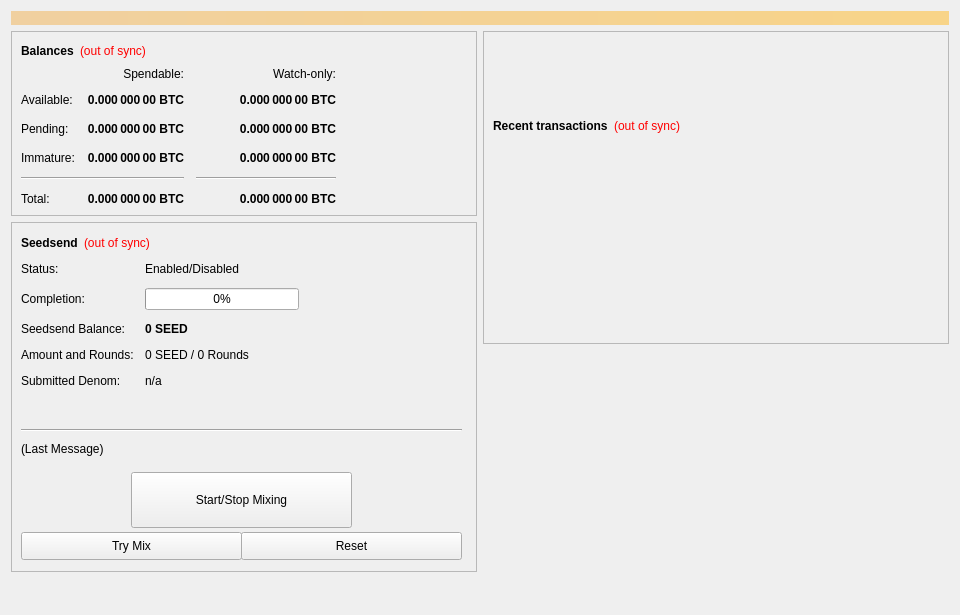
<?xml version="1.0" encoding="UTF-8"?>
<ui version="4.0">
 <class>SmartTokenConfig</class>
 <widget class="QWidget" name="SmartTokenConfig">
  <property name="geometry">
   <rect>
    <x>0</x>
    <y>0</y>
    <width>960</width>
    <height>615</height>
   </rect>
  </property>
  <property name="minimumSize">
   <size>
    <width>960</width>
    <height>0</height>
   </size>
  </property>
  <property name="windowTitle">
   <string>Form</string>
  </property>
  <layout class="QVBoxLayout" name="topLayout">
   <item>
    <widget class="QLabel" name="labelAlerts">
     <property name="visible">
      <bool>false</bool>
     </property>
     <property name="styleSheet">
      <string notr="true">background-color: qlineargradient(x1: 0, y1: 0, x2: 1, y2: 0, stop:0 #F0D0A0, stop:1 #F8D488); color:#000000;</string>
     </property>
     <property name="wordWrap">
      <bool>true</bool>
     </property>
     <property name="margin">
      <number>3</number>
     </property>
    </widget>
   </item>
   <item>
    <layout class="QHBoxLayout" name="horizontalLayout" stretch="1,1">
     <item>
      <layout class="QVBoxLayout" name="verticalLayout_2">
       <item>
        <widget class="QFrame" name="frame">
         <property name="frameShape">
          <enum>QFrame::StyledPanel</enum>
         </property>
         <property name="frameShadow">
          <enum>QFrame::Raised</enum>
         </property>
         <layout class="QVBoxLayout" name="verticalLayout_4">
          <item>
           <layout class="QHBoxLayout" name="horizontalLayout_4">
            <item>
             <widget class="QLabel" name="label_5">
              <property name="font">
               <font>
                <weight>75</weight>
                <bold>true</bold>
               </font>
              </property>
              <property name="text">
               <string>Balances</string>
              </property>
             </widget>
            </item>
            <item>
             <widget class="QLabel" name="labelWalletStatus">
              <property name="cursor">
               <cursorShape>WhatsThisCursor</cursorShape>
              </property>
              <property name="toolTip">
               <string>The displayed information may be out of date. Your wallet automatically synchronizes with the SEED network after a connection is established, but this process has not completed yet.</string>
              </property>
              <property name="styleSheet">
               <string notr="true">QLabel { color: red; }</string>
              </property>
              <property name="text">
               <string notr="true">(out of sync)</string>
              </property>
              <property name="alignment">
               <set>Qt::AlignLeading|Qt::AlignLeft|Qt::AlignVCenter</set>
              </property>
             </widget>
            </item>
            <item>
             <spacer name="horizontalSpacer_3">
              <property name="orientation">
               <enum>Qt::Horizontal</enum>
              </property>
              <property name="sizeHint" stdset="0">
               <size>
                <width>40</width>
                <height>20</height>
               </size>
              </property>
             </spacer>
            </item>
           </layout>
          </item>
          <item>
           <layout class="QGridLayout" name="gridLayout">
            <property name="spacing">
             <number>12</number>
            </property>
            <item row="2" column="2">
             <widget class="QLabel" name="labelWatchPending">
              <property name="font">
               <font>
                <weight>75</weight>
                <bold>true</bold>
               </font>
              </property>
              <property name="cursor">
               <cursorShape>IBeamCursor</cursorShape>
              </property>
              <property name="toolTip">
               <string>Unconfirmed transactions to watch-only addresses</string>
              </property>
              <property name="text">
               <string notr="true">0.000 000 00 BTC</string>
              </property>
              <property name="alignment">
               <set>Qt::AlignRight|Qt::AlignTrailing|Qt::AlignVCenter</set>
              </property>
              <property name="textInteractionFlags">
               <set>Qt::LinksAccessibleByMouse|Qt::TextSelectableByKeyboard|Qt::TextSelectableByMouse</set>
              </property>
             </widget>
            </item>
            <item row="2" column="1">
             <widget class="QLabel" name="labelUnconfirmed">
              <property name="font">
               <font>
                <weight>75</weight>
                <bold>true</bold>
               </font>
              </property>
              <property name="cursor">
               <cursorShape>IBeamCursor</cursorShape>
              </property>
              <property name="toolTip">
               <string>Total of transactions that have yet to be confirmed, and do not yet count toward the spendable balance</string>
              </property>
              <property name="text">
               <string notr="true">0.000 000 00 BTC</string>
              </property>
              <property name="alignment">
               <set>Qt::AlignRight|Qt::AlignTrailing|Qt::AlignVCenter</set>
              </property>
              <property name="textInteractionFlags">
               <set>Qt::LinksAccessibleByMouse|Qt::TextSelectableByKeyboard|Qt::TextSelectableByMouse</set>
              </property>
             </widget>
            </item>
            <item row="3" column="2">
             <widget class="QLabel" name="labelWatchImmature">
              <property name="font">
               <font>
                <weight>75</weight>
                <bold>true</bold>
               </font>
              </property>
              <property name="cursor">
               <cursorShape>IBeamCursor</cursorShape>
              </property>
              <property name="toolTip">
               <string>Staked or masternode rewards in watch-only addresses that has not yet matured</string>
              </property>
              <property name="text">
               <string notr="true">0.000 000 00 BTC</string>
              </property>
              <property name="alignment">
               <set>Qt::AlignRight|Qt::AlignTrailing|Qt::AlignVCenter</set>
              </property>
              <property name="textInteractionFlags">
               <set>Qt::LinksAccessibleByMouse|Qt::TextSelectableByKeyboard|Qt::TextSelectableByMouse</set>
              </property>
             </widget>
            </item>
            <item row="4" column="0" colspan="2">
             <widget class="Line" name="lineSpendableBalance">
              <property name="orientation">
               <enum>Qt::Horizontal</enum>
              </property>
             </widget>
            </item>
            <item row="4" column="2">
             <widget class="Line" name="lineWatchBalance">
              <property name="sizePolicy">
               <sizepolicy hsizetype="Preferred" vsizetype="Fixed">
                <horstretch>0</horstretch>
                <verstretch>0</verstretch>
               </sizepolicy>
              </property>
              <property name="minimumSize">
               <size>
                <width>140</width>
                <height>0</height>
               </size>
              </property>
              <property name="orientation">
               <enum>Qt::Horizontal</enum>
              </property>
             </widget>
            </item>
            <item row="5" column="0">
             <widget class="QLabel" name="labelTotalText">
              <property name="text">
               <string>Total:</string>
              </property>
             </widget>
            </item>
            <item row="3" column="1">
             <widget class="QLabel" name="labelImmature">
              <property name="font">
               <font>
                <weight>75</weight>
                <bold>true</bold>
               </font>
              </property>
              <property name="cursor">
               <cursorShape>IBeamCursor</cursorShape>
              </property>
              <property name="toolTip">
               <string>Staked or masternode rewards that has not yet matured</string>
              </property>
              <property name="text">
               <string notr="true">0.000 000 00 BTC</string>
              </property>
              <property name="alignment">
               <set>Qt::AlignRight|Qt::AlignTrailing|Qt::AlignVCenter</set>
              </property>
              <property name="textInteractionFlags">
               <set>Qt::LinksAccessibleByMouse|Qt::TextSelectableByKeyboard|Qt::TextSelectableByMouse</set>
              </property>
             </widget>
            </item>
            <item row="2" column="3">
             <spacer name="horizontalSpacer_2">
              <property name="orientation">
               <enum>Qt::Horizontal</enum>
              </property>
              <property name="sizeHint" stdset="0">
               <size>
                <width>40</width>
                <height>20</height>
               </size>
              </property>
             </spacer>
            </item>
            <item row="3" column="0">
             <widget class="QLabel" name="labelImmatureText">
              <property name="text">
               <string>Immature:</string>
              </property>
             </widget>
            </item>
            <item row="5" column="1">
             <widget class="QLabel" name="labelTotal">
              <property name="font">
               <font>
                <weight>75</weight>
                <bold>true</bold>
               </font>
              </property>
              <property name="cursor">
               <cursorShape>IBeamCursor</cursorShape>
              </property>
              <property name="toolTip">
               <string>Your current total balance</string>
              </property>
              <property name="text">
               <string notr="true">0.000 000 00 BTC</string>
              </property>
              <property name="alignment">
               <set>Qt::AlignRight|Qt::AlignTrailing|Qt::AlignVCenter</set>
              </property>
              <property name="textInteractionFlags">
               <set>Qt::LinksAccessibleByMouse|Qt::TextSelectableByKeyboard|Qt::TextSelectableByMouse</set>
              </property>
             </widget>
            </item>
            <item row="5" column="2">
             <widget class="QLabel" name="labelWatchTotal">
              <property name="font">
               <font>
                <weight>75</weight>
                <bold>true</bold>
               </font>
              </property>
              <property name="cursor">
               <cursorShape>IBeamCursor</cursorShape>
              </property>
              <property name="toolTip">
               <string>Current total balance in watch-only addresses</string>
              </property>
              <property name="text">
               <string notr="true">0.000 000 00 BTC</string>
              </property>
              <property name="alignment">
               <set>Qt::AlignRight|Qt::AlignTrailing|Qt::AlignVCenter</set>
              </property>
              <property name="textInteractionFlags">
               <set>Qt::LinksAccessibleByMouse|Qt::TextSelectableByKeyboard|Qt::TextSelectableByMouse</set>
              </property>
             </widget>
            </item>
            <item row="0" column="2">
             <widget class="QLabel" name="labelWatchonly">
              <property name="text">
               <string>Watch-only:</string>
              </property>
              <property name="alignment">
               <set>Qt::AlignRight|Qt::AlignTrailing|Qt::AlignVCenter</set>
              </property>
             </widget>
            </item>
            <item row="1" column="0">
             <widget class="QLabel" name="labelBalanceText">
              <property name="text">
               <string>Available:</string>
              </property>
             </widget>
            </item>
            <item row="1" column="1">
             <widget class="QLabel" name="labelBalance">
              <property name="font">
               <font>
                <weight>75</weight>
                <bold>true</bold>
               </font>
              </property>
              <property name="cursor">
               <cursorShape>IBeamCursor</cursorShape>
              </property>
              <property name="toolTip">
               <string>Your current spendable balance</string>
              </property>
              <property name="text">
               <string notr="true">0.000 000 00 BTC</string>
              </property>
              <property name="alignment">
               <set>Qt::AlignRight|Qt::AlignTrailing|Qt::AlignVCenter</set>
              </property>
              <property name="textInteractionFlags">
               <set>Qt::LinksAccessibleByMouse|Qt::TextSelectableByKeyboard|Qt::TextSelectableByMouse</set>
              </property>
             </widget>
            </item>
            <item row="1" column="2">
             <widget class="QLabel" name="labelWatchAvailable">
              <property name="font">
               <font>
                <weight>75</weight>
                <bold>true</bold>
               </font>
              </property>
              <property name="cursor">
               <cursorShape>IBeamCursor</cursorShape>
              </property>
              <property name="toolTip">
               <string>Your current balance in watch-only addresses</string>
              </property>
              <property name="text">
               <string notr="true">0.000 000 00 BTC</string>
              </property>
              <property name="alignment">
               <set>Qt::AlignRight|Qt::AlignTrailing|Qt::AlignVCenter</set>
              </property>
              <property name="textInteractionFlags">
               <set>Qt::LinksAccessibleByMouse|Qt::TextSelectableByKeyboard|Qt::TextSelectableByMouse</set>
              </property>
             </widget>
            </item>
            <item row="2" column="0">
             <widget class="QLabel" name="labelPendingText">
              <property name="text">
               <string>Pending:</string>
              </property>
             </widget>
            </item>
            <item row="0" column="1">
             <widget class="QLabel" name="labelSpendable">
              <property name="text">
               <string>Spendable:</string>
              </property>
              <property name="alignment">
               <set>Qt::AlignRight|Qt::AlignTrailing|Qt::AlignVCenter</set>
              </property>
             </widget>
            </item>
           </layout>
          </item>
         </layout>
        </widget>
       </item>
       <item>
        <widget class="QFrame" name="frameObfuscation">
         <property name="minimumSize">
          <size>
           <width>0</width>
           <height>350</height>
          </size>
         </property>
         <property name="layoutDirection">
          <enum>Qt::LeftToRight</enum>
         </property>
         <property name="frameShape">
          <enum>QFrame::StyledPanel</enum>
         </property>
         <property name="frameShadow">
          <enum>QFrame::Raised</enum>
         </property>
         <widget class="QWidget" name="formLayoutWidget">
          <property name="geometry">
           <rect>
            <x>10</x>
            <y>40</y>
            <width>451</width>
            <height>161</height>
           </rect>
          </property>
          <layout class="QFormLayout" name="formLayout">
           <property name="fieldGrowthPolicy">
            <enum>QFormLayout::AllNonFixedFieldsGrow</enum>
           </property>
           <property name="horizontalSpacing">
            <number>11</number>
           </property>
           <property name="verticalSpacing">
            <number>12</number>
           </property>
           <item row="0" column="0">
            <widget class="QLabel" name="label_6">
             <property name="text">
              <string>Status:</string>
             </property>
            </widget>
           </item>
           <item row="1" column="0">
            <widget class="QLabel" name="label_7">
             <property name="text">
              <string>Completion:</string>
             </property>
            </widget>
           </item>
           <item row="1" column="1">
            <widget class="QProgressBar" name="obfuscationProgress">
             <property name="maximumSize">
              <size>
               <width>154</width>
               <height>16777215</height>
              </size>
             </property>
             <property name="value">
              <number>0</number>
             </property>
            </widget>
           </item>
           <item row="2" column="0">
            <widget class="QLabel" name="labelAnonymizedText">
             <property name="text">
              <string>Seedsend Balance:</string>
             </property>
            </widget>
           </item>
           <item row="2" column="1">
            <widget class="QLabel" name="labelAnonymized">
             <property name="font">
              <font>
               <weight>75</weight>
               <bold>true</bold>
              </font>
             </property>
             <property name="text">
              <string notr="true">0 SEED</string>
             </property>
            </widget>
           </item>
           <item row="3" column="0">
            <widget class="QLabel" name="label_8">
             <property name="text">
              <string>Amount and Rounds:</string>
             </property>
            </widget>
           </item>
           <item row="3" column="1">
            <widget class="QLabel" name="labelAmountRounds">
             <property name="text">
              <string>0 SEED / 0 Rounds</string>
             </property>
            </widget>
           </item>
           <item row="4" column="0">
            <widget class="QLabel" name="label_9">
             <property name="text">
              <string>Submitted Denom:</string>
             </property>
            </widget>
           </item>
           <item row="4" column="1">
            <widget class="QLabel" name="labelSubmittedDenom">
             <property name="toolTip">
              <string>The denominations you submitted to the Masternode.&lt;br&gt;To mix, other users must submit the exact same denominations.</string>
             </property>
             <property name="text">
              <string>n/a</string>
             </property>
            </widget>
           </item>
           <item row="0" column="1">
            <widget class="QLabel" name="SeedsendEnabled">
             <property name="text">
              <string>Enabled/Disabled</string>
             </property>
            </widget>
           </item>
          </layout>
         </widget>
         <widget class="QPushButton" name="runAutoDenom">
          <property name="geometry">
           <rect>
            <x>251</x>
            <y>17</y>
            <width>1</width>
            <height>1</height>
           </rect>
          </property>
          <property name="palette">
           <palette>
            <active>
             <colorrole role="WindowText">
              <brush brushstyle="SolidPattern">
               <color alpha="255">
                <red>0</red>
                <green>0</green>
                <blue>0</blue>
               </color>
              </brush>
             </colorrole>
             <colorrole role="Button">
              <brush brushstyle="SolidPattern">
               <color alpha="255">
                <red>239</red>
                <green>238</green>
                <blue>238</blue>
               </color>
              </brush>
             </colorrole>
             <colorrole role="Light">
              <brush brushstyle="SolidPattern">
               <color alpha="255">
                <red>255</red>
                <green>255</green>
                <blue>255</blue>
               </color>
              </brush>
             </colorrole>
             <colorrole role="Midlight">
              <brush brushstyle="SolidPattern">
               <color alpha="255">
                <red>247</red>
                <green>246</green>
                <blue>246</blue>
               </color>
              </brush>
             </colorrole>
             <colorrole role="Dark">
              <brush brushstyle="SolidPattern">
               <color alpha="255">
                <red>119</red>
                <green>119</green>
                <blue>119</blue>
               </color>
              </brush>
             </colorrole>
             <colorrole role="Mid">
              <brush brushstyle="SolidPattern">
               <color alpha="255">
                <red>159</red>
                <green>159</green>
                <blue>159</blue>
               </color>
              </brush>
             </colorrole>
             <colorrole role="Text">
              <brush brushstyle="SolidPattern">
               <color alpha="255">
                <red>0</red>
                <green>0</green>
                <blue>0</blue>
               </color>
              </brush>
             </colorrole>
             <colorrole role="BrightText">
              <brush brushstyle="SolidPattern">
               <color alpha="255">
                <red>255</red>
                <green>255</green>
                <blue>255</blue>
               </color>
              </brush>
             </colorrole>
             <colorrole role="ButtonText">
              <brush brushstyle="SolidPattern">
               <color alpha="255">
                <red>0</red>
                <green>0</green>
                <blue>0</blue>
               </color>
              </brush>
             </colorrole>
             <colorrole role="Base">
              <brush brushstyle="SolidPattern">
               <color alpha="255">
                <red>255</red>
                <green>255</green>
                <blue>255</blue>
               </color>
              </brush>
             </colorrole>
             <colorrole role="Window">
              <brush brushstyle="SolidPattern">
               <color alpha="255">
                <red>239</red>
                <green>238</green>
                <blue>238</blue>
               </color>
              </brush>
             </colorrole>
             <colorrole role="Shadow">
              <brush brushstyle="SolidPattern">
               <color alpha="255">
                <red>0</red>
                <green>0</green>
                <blue>0</blue>
               </color>
              </brush>
             </colorrole>
             <colorrole role="AlternateBase">
              <brush brushstyle="SolidPattern">
               <color alpha="255">
                <red>247</red>
                <green>246</green>
                <blue>246</blue>
               </color>
              </brush>
             </colorrole>
             <colorrole role="ToolTipBase">
              <brush brushstyle="SolidPattern">
               <color alpha="255">
                <red>255</red>
                <green>255</green>
                <blue>220</blue>
               </color>
              </brush>
             </colorrole>
             <colorrole role="ToolTipText">
              <brush brushstyle="SolidPattern">
               <color alpha="255">
                <red>0</red>
                <green>0</green>
                <blue>0</blue>
               </color>
              </brush>
             </colorrole>
            </active>
            <inactive>
             <colorrole role="WindowText">
              <brush brushstyle="SolidPattern">
               <color alpha="255">
                <red>0</red>
                <green>0</green>
                <blue>0</blue>
               </color>
              </brush>
             </colorrole>
             <colorrole role="Button">
              <brush brushstyle="SolidPattern">
               <color alpha="255">
                <red>239</red>
                <green>238</green>
                <blue>238</blue>
               </color>
              </brush>
             </colorrole>
             <colorrole role="Light">
              <brush brushstyle="SolidPattern">
               <color alpha="255">
                <red>255</red>
                <green>255</green>
                <blue>255</blue>
               </color>
              </brush>
             </colorrole>
             <colorrole role="Midlight">
              <brush brushstyle="SolidPattern">
               <color alpha="255">
                <red>247</red>
                <green>246</green>
                <blue>246</blue>
               </color>
              </brush>
             </colorrole>
             <colorrole role="Dark">
              <brush brushstyle="SolidPattern">
               <color alpha="255">
                <red>119</red>
                <green>119</green>
                <blue>119</blue>
               </color>
              </brush>
             </colorrole>
             <colorrole role="Mid">
              <brush brushstyle="SolidPattern">
               <color alpha="255">
                <red>159</red>
                <green>159</green>
                <blue>159</blue>
               </color>
              </brush>
             </colorrole>
             <colorrole role="Text">
              <brush brushstyle="SolidPattern">
               <color alpha="255">
                <red>0</red>
                <green>0</green>
                <blue>0</blue>
               </color>
              </brush>
             </colorrole>
             <colorrole role="BrightText">
              <brush brushstyle="SolidPattern">
               <color alpha="255">
                <red>255</red>
                <green>255</green>
                <blue>255</blue>
               </color>
              </brush>
             </colorrole>
             <colorrole role="ButtonText">
              <brush brushstyle="SolidPattern">
               <color alpha="255">
                <red>0</red>
                <green>0</green>
                <blue>0</blue>
               </color>
              </brush>
             </colorrole>
             <colorrole role="Base">
              <brush brushstyle="SolidPattern">
               <color alpha="255">
                <red>255</red>
                <green>255</green>
                <blue>255</blue>
               </color>
              </brush>
             </colorrole>
             <colorrole role="Window">
              <brush brushstyle="SolidPattern">
               <color alpha="255">
                <red>239</red>
                <green>238</green>
                <blue>238</blue>
               </color>
              </brush>
             </colorrole>
             <colorrole role="Shadow">
              <brush brushstyle="SolidPattern">
               <color alpha="255">
                <red>0</red>
                <green>0</green>
                <blue>0</blue>
               </color>
              </brush>
             </colorrole>
             <colorrole role="AlternateBase">
              <brush brushstyle="SolidPattern">
               <color alpha="255">
                <red>247</red>
                <green>246</green>
                <blue>246</blue>
               </color>
              </brush>
             </colorrole>
             <colorrole role="ToolTipBase">
              <brush brushstyle="SolidPattern">
               <color alpha="255">
                <red>255</red>
                <green>255</green>
                <blue>220</blue>
               </color>
              </brush>
             </colorrole>
             <colorrole role="ToolTipText">
              <brush brushstyle="SolidPattern">
               <color alpha="255">
                <red>0</red>
                <green>0</green>
                <blue>0</blue>
               </color>
              </brush>
             </colorrole>
            </inactive>
            <disabled>
             <colorrole role="WindowText">
              <brush brushstyle="SolidPattern">
               <color alpha="255">
                <red>119</red>
                <green>119</green>
                <blue>119</blue>
               </color>
              </brush>
             </colorrole>
             <colorrole role="Button">
              <brush brushstyle="SolidPattern">
               <color alpha="255">
                <red>239</red>
                <green>238</green>
                <blue>238</blue>
               </color>
              </brush>
             </colorrole>
             <colorrole role="Light">
              <brush brushstyle="SolidPattern">
               <color alpha="255">
                <red>255</red>
                <green>255</green>
                <blue>255</blue>
               </color>
              </brush>
             </colorrole>
             <colorrole role="Midlight">
              <brush brushstyle="SolidPattern">
               <color alpha="255">
                <red>247</red>
                <green>246</green>
                <blue>246</blue>
               </color>
              </brush>
             </colorrole>
             <colorrole role="Dark">
              <brush brushstyle="SolidPattern">
               <color alpha="255">
                <red>119</red>
                <green>119</green>
                <blue>119</blue>
               </color>
              </brush>
             </colorrole>
             <colorrole role="Mid">
              <brush brushstyle="SolidPattern">
               <color alpha="255">
                <red>159</red>
                <green>159</green>
                <blue>159</blue>
               </color>
              </brush>
             </colorrole>
             <colorrole role="Text">
              <brush brushstyle="SolidPattern">
               <color alpha="255">
                <red>119</red>
                <green>119</green>
                <blue>119</blue>
               </color>
              </brush>
             </colorrole>
             <colorrole role="BrightText">
              <brush brushstyle="SolidPattern">
               <color alpha="255">
                <red>255</red>
                <green>255</green>
                <blue>255</blue>
               </color>
              </brush>
             </colorrole>
             <colorrole role="ButtonText">
              <brush brushstyle="SolidPattern">
               <color alpha="255">
                <red>119</red>
                <green>119</green>
                <blue>119</blue>
               </color>
              </brush>
             </colorrole>
             <colorrole role="Base">
              <brush brushstyle="SolidPattern">
               <color alpha="255">
                <red>239</red>
                <green>238</green>
                <blue>238</blue>
               </color>
              </brush>
             </colorrole>
             <colorrole role="Window">
              <brush brushstyle="SolidPattern">
               <color alpha="255">
                <red>239</red>
                <green>238</green>
                <blue>238</blue>
               </color>
              </brush>
             </colorrole>
             <colorrole role="Shadow">
              <brush brushstyle="SolidPattern">
               <color alpha="255">
                <red>0</red>
                <green>0</green>
                <blue>0</blue>
               </color>
              </brush>
             </colorrole>
             <colorrole role="AlternateBase">
              <brush brushstyle="SolidPattern">
               <color alpha="255">
                <red>239</red>
                <green>238</green>
                <blue>238</blue>
               </color>
              </brush>
             </colorrole>
             <colorrole role="ToolTipBase">
              <brush brushstyle="SolidPattern">
               <color alpha="255">
                <red>255</red>
                <green>255</green>
                <blue>220</blue>
               </color>
              </brush>
             </colorrole>
             <colorrole role="ToolTipText">
              <brush brushstyle="SolidPattern">
               <color alpha="255">
                <red>0</red>
                <green>0</green>
                <blue>0</blue>
               </color>
              </brush>
             </colorrole>
            </disabled>
           </palette>
          </property>
          <property name="focusPolicy">
           <enum>Qt::NoFocus</enum>
          </property>
          <property name="autoFillBackground">
           <bool>true</bool>
          </property>
          <property name="text">
           <string/>
          </property>
          <property name="flat">
           <bool>true</bool>
          </property>
         </widget>
         <widget class="QPushButton" name="toggleObfuscation">
          <property name="geometry">
           <rect>
            <x>120</x>
            <y>250</y>
            <width>221</width>
            <height>56</height>
           </rect>
          </property>
          <property name="sizePolicy">
           <sizepolicy hsizetype="MinimumExpanding" vsizetype="Fixed">
            <horstretch>0</horstretch>
            <verstretch>0</verstretch>
           </sizepolicy>
          </property>
          <property name="text">
           <string>Start/Stop Mixing</string>
          </property>
         </widget>
         <widget class="Line" name="lineLastMessage">
          <property name="geometry">
           <rect>
            <x>10</x>
            <y>200</y>
            <width>441</width>
            <height>16</height>
           </rect>
          </property>
          <property name="orientation">
           <enum>Qt::Horizontal</enum>
          </property>
         </widget>
         <widget class="QLabel" name="SeedsendStatus">
          <property name="geometry">
           <rect>
            <x>10</x>
            <y>220</y>
            <width>451</width>
            <height>61</height>
           </rect>
          </property>
          <property name="minimumSize">
           <size>
            <width>288</width>
            <height>43</height>
           </size>
          </property>
          <property name="text">
           <string>(Last Message)</string>
          </property>
          <property name="alignment">
           <set>Qt::AlignLeading|Qt::AlignLeft|Qt::AlignTop</set>
          </property>
          <property name="wordWrap">
           <bool>true</bool>
          </property>
         </widget>
         <widget class="QPushButton" name="obfuscationAuto">
          <property name="geometry">
           <rect>
            <x>10</x>
            <y>310</y>
            <width>221</width>
            <height>28</height>
           </rect>
          </property>
          <property name="sizePolicy">
           <sizepolicy hsizetype="MinimumExpanding" vsizetype="Fixed">
            <horstretch>0</horstretch>
            <verstretch>0</verstretch>
           </sizepolicy>
          </property>
          <property name="toolTip">
           <string>Try to manually submit a Seedsend request.</string>
          </property>
          <property name="text">
           <string>Try Mix</string>
          </property>
         </widget>
         <widget class="QPushButton" name="obfuscationReset">
          <property name="geometry">
           <rect>
            <x>230</x>
            <y>310</y>
            <width>221</width>
            <height>28</height>
           </rect>
          </property>
          <property name="sizePolicy">
           <sizepolicy hsizetype="MinimumExpanding" vsizetype="Fixed">
            <horstretch>0</horstretch>
            <verstretch>0</verstretch>
           </sizepolicy>
          </property>
          <property name="toolTip">
           <string>Reset the current status of Seedsend (can interrupt Seedsend if it's in the process of Mixing, which can cost you money!)</string>
          </property>
          <property name="autoFillBackground">
           <bool>false</bool>
          </property>
          <property name="text">
           <string>Reset</string>
          </property>
         </widget>
         <widget class="QWidget" name="layoutWidget">
          <property name="geometry">
           <rect>
            <x>10</x>
            <y>10</y>
            <width>431</width>
            <height>22</height>
           </rect>
          </property>
          <layout class="QHBoxLayout" name="horizontalLayout_5">
           <item>
            <widget class="QLabel" name="label_2">
             <property name="font">
              <font>
               <weight>75</weight>
               <bold>true</bold>
              </font>
             </property>
             <property name="text">
              <string>Seedsend</string>
             </property>
            </widget>
           </item>
           <item>
            <widget class="QLabel" name="labelObfuscationSyncStatus">
             <property name="toolTip">
              <string>The displayed information may be out of date. Your wallet automatically synchronizes with the SEED network after a connection is established, but this process has not completed yet.</string>
             </property>
             <property name="styleSheet">
              <string notr="true">QLabel { color: red; }</string>
             </property>
             <property name="text">
              <string notr="true">(out of sync)</string>
             </property>
             <property name="alignment">
              <set>Qt::AlignLeading|Qt::AlignLeft|Qt::AlignVCenter</set>
             </property>
            </widget>
           </item>
           <item>
            <spacer name="horizontalSpacer_4">
             <property name="orientation">
              <enum>Qt::Horizontal</enum>
             </property>
             <property name="sizeHint" stdset="0">
              <size>
               <width>40</width>
               <height>20</height>
              </size>
             </property>
            </spacer>
           </item>
          </layout>
         </widget>
        </widget>
       </item>
       <item>
        <spacer name="verticalSpacer">
         <property name="orientation">
          <enum>Qt::Vertical</enum>
         </property>
         <property name="sizeHint" stdset="0">
          <size>
           <width>20</width>
           <height>40</height>
          </size>
         </property>
        </spacer>
       </item>
      </layout>
     </item>
     <item>
      <layout class="QVBoxLayout" name="verticalLayout_3">
       <item>
        <widget class="QFrame" name="frame_2">
         <property name="frameShape">
          <enum>QFrame::StyledPanel</enum>
         </property>
         <property name="frameShadow">
          <enum>QFrame::Raised</enum>
         </property>
         <layout class="QVBoxLayout" name="verticalLayout">
          <item>
           <spacer name="verticalSpacer_3">
            <property name="orientation">
             <enum>Qt::Vertical</enum>
            </property>
            <property name="sizeType">
             <enum>QSizePolicy::Fixed</enum>
            </property>
            <property name="sizeHint" stdset="0">
             <size>
              <width>20</width>
              <height>75</height>
             </size>
            </property>
           </spacer>
          </item>
          <item>
           <layout class="QHBoxLayout" name="horizontalLayout_2">
            <item>
             <widget class="QLabel" name="label_4">
              <property name="font">
               <font>
                <weight>75</weight>
                <bold>true</bold>
               </font>
              </property>
              <property name="text">
               <string>Recent transactions</string>
              </property>
             </widget>
            </item>
            <item>
             <widget class="QLabel" name="labelTransactionsStatus">
              <property name="cursor">
               <cursorShape>WhatsThisCursor</cursorShape>
              </property>
              <property name="toolTip">
               <string>The displayed information may be out of date. Your wallet automatically synchronizes with the SEED network after a connection is established, but this process has not completed yet.</string>
              </property>
              <property name="styleSheet">
               <string notr="true">QLabel { color: red; }</string>
              </property>
              <property name="text">
               <string notr="true">(out of sync)</string>
              </property>
              <property name="alignment">
               <set>Qt::AlignRight|Qt::AlignTrailing|Qt::AlignVCenter</set>
              </property>
             </widget>
            </item>
            <item>
             <spacer name="horizontalSpacer">
              <property name="orientation">
               <enum>Qt::Horizontal</enum>
              </property>
              <property name="sizeHint" stdset="0">
               <size>
                <width>40</width>
                <height>20</height>
               </size>
              </property>
             </spacer>
            </item>
           </layout>
          </item>
          <item>
           <widget class="QListView" name="listTransactions">
            <property name="styleSheet">
             <string notr="true">QListView { background: transparent; }</string>
            </property>
            <property name="frameShape">
             <enum>QFrame::NoFrame</enum>
            </property>
            <property name="verticalScrollBarPolicy">
             <enum>Qt::ScrollBarAlwaysOff</enum>
            </property>
            <property name="horizontalScrollBarPolicy">
             <enum>Qt::ScrollBarAlwaysOff</enum>
            </property>
            <property name="selectionMode">
             <enum>QAbstractItemView::NoSelection</enum>
            </property>
           </widget>
          </item>
         </layout>
        </widget>
       </item>
       <item>
        <spacer name="verticalSpacer_2">
         <property name="orientation">
          <enum>Qt::Vertical</enum>
         </property>
         <property name="sizeType">
          <enum>QSizePolicy::Expanding</enum>
         </property>
         <property name="sizeHint" stdset="0">
          <size>
           <width>20</width>
           <height>40</height>
          </size>
         </property>
        </spacer>
       </item>
      </layout>
     </item>
    </layout>
   </item>
  </layout>
 </widget>
 <resources/>
 <connections/>
</ui>
